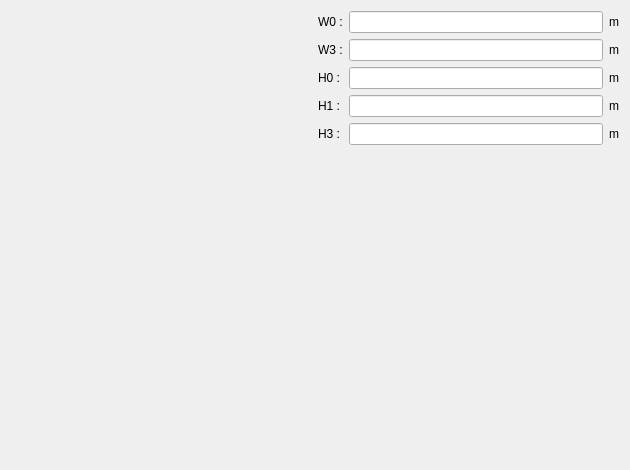
<?xml version="1.0" encoding="UTF-8"?>
<ui version="4.0">
 <class>PWSlot14</class>
 <widget class="QWidget" name="PWSlot14">
  <property name="geometry">
   <rect>
    <x>0</x>
    <y>0</y>
    <width>630</width>
    <height>470</height>
   </rect>
  </property>
  <property name="minimumSize">
   <size>
    <width>630</width>
    <height>470</height>
   </size>
  </property>
  <property name="maximumSize">
   <size>
    <width>16777215</width>
    <height>16777215</height>
   </size>
  </property>
  <property name="windowTitle">
   <string>Form</string>
  </property>
  <layout class="QHBoxLayout" name="horizontalLayout">
   <item>
    <layout class="QVBoxLayout" name="verticalLayout_2">
     <item>
      <widget class="QLabel" name="img_slot">
       <property name="sizePolicy">
        <sizepolicy hsizetype="Expanding" vsizetype="Expanding">
         <horstretch>0</horstretch>
         <verstretch>0</verstretch>
        </sizepolicy>
       </property>
       <property name="maximumSize">
        <size>
         <width>16777215</width>
         <height>16777215</height>
        </size>
       </property>
       <property name="text">
        <string/>
       </property>
       <property name="pixmap">
        <pixmap resource="../../../../Resources/pyleecan.qrc">:/images/images/MachineSetup/WSlot/Slot 14.PNG</pixmap>
       </property>
       <property name="scaledContents">
        <bool>true</bool>
       </property>
      </widget>
     </item>
    </layout>
   </item>
   <item>
    <layout class="QVBoxLayout" name="verticalLayout">
     <item>
      <layout class="QGridLayout" name="gridLayout">
       <item row="0" column="0">
        <widget class="QLabel" name="in_W0">
         <property name="text">
          <string>W0 :</string>
         </property>
        </widget>
       </item>
       <item row="0" column="1">
        <widget class="FloatEdit" name="lf_W0"/>
       </item>
       <item row="0" column="2">
        <widget class="QLabel" name="unit_W0">
         <property name="text">
          <string>m</string>
         </property>
        </widget>
       </item>
       <item row="1" column="0">
        <widget class="QLabel" name="in_W3">
         <property name="text">
          <string>W3 :</string>
         </property>
        </widget>
       </item>
       <item row="1" column="1">
        <widget class="FloatEdit" name="lf_W3"/>
       </item>
       <item row="1" column="2">
        <widget class="QLabel" name="unit_W3">
         <property name="text">
          <string>m</string>
         </property>
        </widget>
       </item>
       <item row="2" column="0">
        <widget class="QLabel" name="in_H0">
         <property name="text">
          <string>H0 :</string>
         </property>
        </widget>
       </item>
       <item row="2" column="1">
        <widget class="FloatEdit" name="lf_H0"/>
       </item>
       <item row="2" column="2">
        <widget class="QLabel" name="unit_H0">
         <property name="text">
          <string>m</string>
         </property>
        </widget>
       </item>
       <item row="3" column="0">
        <widget class="QLabel" name="in_H1">
         <property name="text">
          <string>H1 :</string>
         </property>
        </widget>
       </item>
       <item row="3" column="1">
        <widget class="FloatEdit" name="lf_H1"/>
       </item>
       <item row="3" column="2">
        <widget class="QLabel" name="unit_H1">
         <property name="text">
          <string>m</string>
         </property>
        </widget>
       </item>
       <item row="4" column="0">
        <widget class="QLabel" name="in_H3">
         <property name="text">
          <string>H3 :</string>
         </property>
        </widget>
       </item>
       <item row="4" column="1">
        <widget class="FloatEdit" name="lf_H3"/>
       </item>
       <item row="4" column="2">
        <widget class="QLabel" name="unit_H3">
         <property name="text">
          <string>m</string>
         </property>
        </widget>
       </item>
      </layout>
     </item>
     <item>
      <widget class="WWSlotOut" name="w_out" native="true"/>
     </item>
    </layout>
   </item>
  </layout>
 </widget>
 <customwidgets>
  <customwidget>
   <class>FloatEdit</class>
   <extends>QLineEdit</extends>
   <header>......GUI/Tools/FloatEdit.h</header>
  </customwidget>
  <customwidget>
   <class>WWSlotOut</class>
   <extends>QWidget</extends>
   <header>......GUI.Dialog.DMachineSetup.SWSlot.WWSlotOut.WWSlotOut.h</header>
   <container>1</container>
  </customwidget>
 </customwidgets>
 <tabstops>
  <tabstop>lf_W0</tabstop>
  <tabstop>lf_W3</tabstop>
  <tabstop>lf_H0</tabstop>
  <tabstop>lf_H1</tabstop>
  <tabstop>lf_H3</tabstop>
 </tabstops>
 <resources>
  <include location="../../../../Resources/pyleecan.qrc"/>
 </resources>
 <connections/>
</ui>
